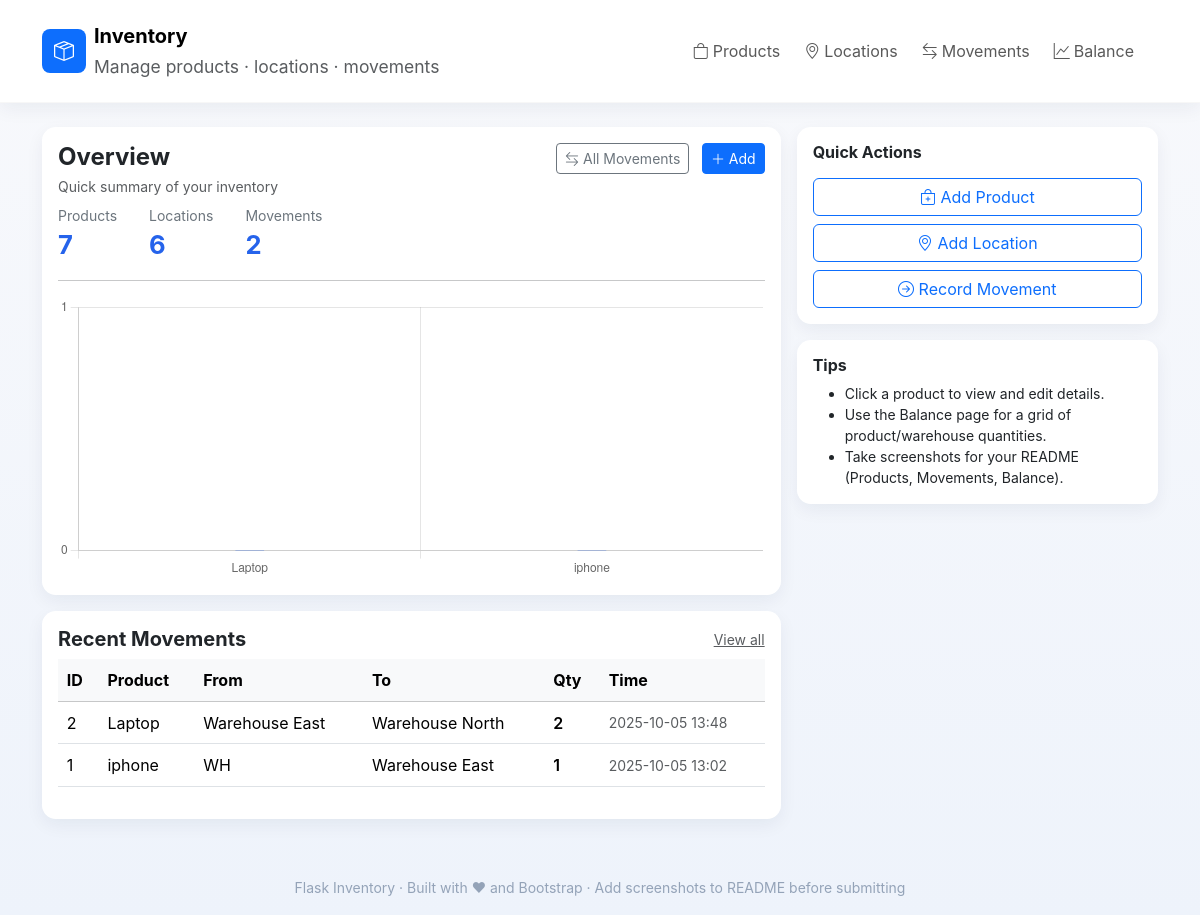
The page / on the database its author committed.
### app.py (models this page shows, shortened)
class ProductMovement(db.Model):
    movement_id = db.Column(db.String(50), primary_key=True)
    timestamp = db.Column(db.DateTime, default=datetime.utcnow)
    from_location = db.Column(db.String(50), db.ForeignKey('location.location_id'), nullable=True)
    to_location = db.Column(db.String(50), db.ForeignKey('location.location_id'), nullable=True)
    product_id = db.Column(db.String(50), db.ForeignKey('product.product_id'), nullable=False)
    qty = db.Column(db.Integer, nullable=False)
    product = db.relationship('Product', foreign_keys=[product_id])
    from_loc = db.relationship('Location', foreign_keys=[from_location])
    to_loc = db.relationship('Location', foreign_keys=[to_location])

class Product(db.Model):
    product_id = db.Column(db.String(50), primary_key=True)
    name = db.Column(db.String(200), nullable=False)
    description = db.Column(db.String(500))

class Location(db.Model):
    location_id = db.Column(db.String(50), primary_key=True)
    name = db.Column(db.String(200), nullable=False)
    address = db.Column(db.String(300))

### app.py (the view)
@app.route('/')
def index():
    products_count = Product.query.count()
    locations_count = Location.query.count()
    movements_count = ProductMovement.query.count()
    recent_moves = ProductMovement.query.order_by(ProductMovement.timestamp.desc()).limit(6).all()
    rows = compute_balances()
    return render_template('index.html',
                            products_count=products_count,
                            locations_count=locations_count,
                            movements_count=movements_count,
                            recent_moves=recent_moves,
                            rows=rows)

### app.py (called while the page is built)
def compute_balances():
    balances = {}
    moves = ProductMovement.query.order_by(ProductMovement.timestamp).all()
    for m in moves:
        if m.to_location:
            key = (m.product_id, m.to_location)
            balances[key] = balances.get(key, 0) + m.qty
        if m.from_location:
            key = (m.product_id, m.from_location)
            balances[key] = balances.get(key, 0) - m.qty
    rows = []
    for (pid, lid), qty in balances.items():
        product = Product.query.get(pid)
        location = Location.query.get(lid)
        rows.append({
            'product_id': pid,
            'product_name': product.name if product else pid,
            'location_id': lid,
            'location_name': location.name if location else lid,
            'qty': qty
        })
    rows.sort(key=lambda r: (r['product_name'], r['location_name']))
    return rows

### templates/index.html (shortened to what this page needs)
{% extends "base.html" %}
{% block content %}
  <div class="row g-3">
    <div class="col-12 col-md-8">
      <div class="card p-3 mb-3">
        <div class="d-flex justify-content-between align-items-start">
          <div>
            <h4 class="mb-1 fw-bold">Overview</h4>
            <p class="text-muted small mb-2">Quick summary of your inventory</p>
            <div class="d-flex gap-3">
              <div class="me-3">
                <div class="muted small">Products</div>
                <div class="stat-number">{{ products_count }}</div>
              </div>
              <div class="me-3">
                <div class="muted small">Locations</div>
                <div class="stat-number">{{ locations_count }}</div>
              </div>
              <div>
                <div class="muted small">Movements</div>
                <div class="stat-number">{{ movements_count }}</div>
              </div>
            </div>
          </div>
          <div>
            <a class="btn btn-sm btn-outline-secondary me-2" href="{{ url_for('movements') }}"><i class="bi bi-arrow-left-right"></i> All Movements</a>
            <a class="btn btn-sm btn-primary" href="{{ url_for('add_product') }}"><i class="bi bi-plus-lg"></i> Add</a>
          </div>
        </div>
        <hr>
        <div class="row">
          <div class="col-12">
            <canvas id="inventoryChart" height="120"></canvas>
          </div>
        </div>
      </div>
      <div class="card p-3">
        <div class="d-flex justify-content-between align-items-center mb-2">
          <h5 class="fw-bold mb-0">Recent Movements</h5>
          <a class="small text-muted" href="{{ url_for('movements') }}">View all</a>
        </div>
        <div class="table-responsive">
          <table class="table table-hover table-sm align-middle">
            <thead class="table-light">
              <tr><th>ID</th><th>Product</th><th>From</th><th>To</th><th>Qty</th><th>Time</th></tr>
            </thead>
            <tbody>
              {% for m in recent_moves %}
                <tr>
                  <td>{{ m.movement_id }}</td>
                  <td>{{ m.product.name if m.product else m.product_id }}</td>
                  <td>{{ m.from_loc.name if m.from_loc else '-' }}</td>
                  <td>{{ m.to_loc.name if m.to_loc else '-' }}</td>
                  <td class="fw-semibold">{{ m.qty }}</td>
                  <td class="text-muted small">{{ m.timestamp.strftime('%Y-%m-%d %H:%M') }}</td>
                </tr>
              {% else %}
                <tr><td colspan="6" class="text-muted">No movements yet</td></tr>
              {% endfor %}
            </tbody>
          </table>
        </div>
      </div>
    </div>
    <div class="col-12 col-md-4">
      <div class="card p-3 mb-3">
        <h6 class="fw-bold">Quick Actions</h6>
        <div class="d-grid gap-2 mt-2">
          <a class="btn btn-outline-primary" href="{{ url_for('add_product') }}"><i class="bi bi-bag-plus"></i> Add Product</a>
          <a class="btn btn-outline-primary" href="{{ url_for('add_location') }}"><i class="bi bi-geo-alt"></i> Add Location</a>
          <a class="btn btn-outline-primary" href="{{ url_for('add_movement') }}"><i class="bi bi-arrow-right-circle"></i> Record Movement</a>
        </div>
      </div>
      <div class="card p-3">
        <h6 class="fw-bold">Tips</h6>
        <ul class="small mb-0">
          <li>Click a product to view and edit details.</li>
          <li>Use the Balance page for a grid of product/warehouse quantities.</li>
          <li>Take screenshots for your README (Products, Movements, Balance).</li>
        </ul>
      </div>
    </div>
  </div>
{% endblock %}
{% block body_extra %}
  <script>
    const rows = {{ rows|tojson }};
    // compute total per product
    const totals = {};
    rows.forEach(r => { totals[r.product_name] = (totals[r.product_name]||0) + r.qty; });
    const labels = Object.keys(totals);
    const data = labels.map(l => totals[l]);
    const ctx = document.getElementById('inventoryChart').getContext('2d');
    new Chart(ctx, {
      type: 'bar',
      data: {
        labels,
        datasets: [{
          label: 'Total Qty',
          data,
          borderRadius: 6,
          barThickness: 28,
          backgroundColor: labels.map((_,i) => `rgba(37,99,235,${0.7 - (i*0.05)})`)
        }]
      },
      options: {
        plugins: {
          legend: { display: false },
          tooltip: { mode: 'index' }
        },
        scales: {
          y: { beginAtZero: true, ticks: { precision:0 } }
        }
      }
    });
  </script>
{% endblock %}

### templates/base.html (shortened to what this page needs)
<!doctype html>
<html lang="en">
  <head>
    <link href="https://cdn.jsdelivr.net/npm/bootstrap@5.3.2/dist/css/bootstrap.min.css" rel="stylesheet">
    <link href="https://cdn.jsdelivr.net/npm/bootstrap-icons@1.11.3/font/bootstrap-icons.css" rel="stylesheet">
  </head>
  <body>
    <nav class="navbar navbar-expand-lg navbar-white bg-white py-3">
      <div class="container">
        <a class="navbar-brand d-flex align-items-center gap-2" href="{{ url_for('index') }}">
          <div class="bg-primary text-white rounded-3 p-2" style="width:44px;height:44px;display:flex;align-items:center;justify-content:center;">
            <i class="bi bi-box-seam fs-5"></i>
          </div>
          <div>
            <div class="fw-bold">Inventory</div>
            <small class="text-muted">Manage products · locations · movements</small>
          </div>
        </a>
        <div class="collapse navbar-collapse justify-content-end">
          <ul class="navbar-nav align-items-center">
            <li class="nav-item me-2">
              <a class="nav-link" href="{{ url_for('products') }}"><i class="bi bi-bag me-1"></i>Products</a>
            </li>
            <li class="nav-item me-2">
              <a class="nav-link" href="{{ url_for('locations') }}"><i class="bi bi-geo-alt me-1"></i>Locations</a>
            </li>
            <li class="nav-item me-2">
              <a class="nav-link" href="{{ url_for('movements') }}"><i class="bi bi-arrow-left-right me-1"></i>Movements</a>
            </li>
            <li class="nav-item me-3">
              <a class="nav-link" href="{{ url_for('balance') }}"><i class="bi bi-graph-up me-1"></i>Balance</a>
            </li>
          </ul>
        </div>
      </div>
    </nav>
    <main class="container my-4 fade-in">
      {% block content %}{% endblock %}
    </main>
    <footer>
      <small>Flask Inventory · Built with ♥ and Bootstrap · Add screenshots to README before submitting</small>
    </footer>
    {% block body_extra %}{% endblock %}
  </body>
</html>

### templates/base.html (style rules this page uses)
:root { --accent: #2563eb; --muted: #6c757d; --card-radius: 14px; }
html,body { height:100%; }
body { background: linear-gradient(180deg, #f8f9fc 0%, #eef3fb 100%); font-family: Inter, system-ui, -apple-system, "Segoe UI", Roboto, "Helvetica Neue", Arial; }
.navbar { box-shadow: 0 6px 18px rgba(19, 38, 66, 0.06); border-bottom: 1px solid rgba(0,0,0,0.03); }
.card { border: none; border-radius: var(--card-radius); box-shadow: 0 6px 18px rgba(18, 40, 71, 0.06); }
.stat-number { font-size: 1.6rem; font-weight: 700; color: var(--accent); }
.muted { color: var(--muted); }
footer { text-align:center; padding: 1rem 0; color: #94a3b8; margin-top: 2.5rem; }
.table-sm td, .table-sm th { padding: .55rem; vertical-align: middle; }
.fade-in { animation: fadeIn .35s ease both; }

### rows shown on the page
ProductMovement: movement_id "2", product "Laptop", from_loc "Warehouse East", to_loc "Warehouse North", qty "2", timestamp "2025-10-05 13:48"
ProductMovement: movement_id "1", product "iphone", from_loc "WH", to_loc "Warehouse East", qty "1", timestamp "2025-10-05 13:02"

### other values the page prints
{{ products_count }} "7"
{{ locations_count }} "6"
{{ movements_count }} "2"
